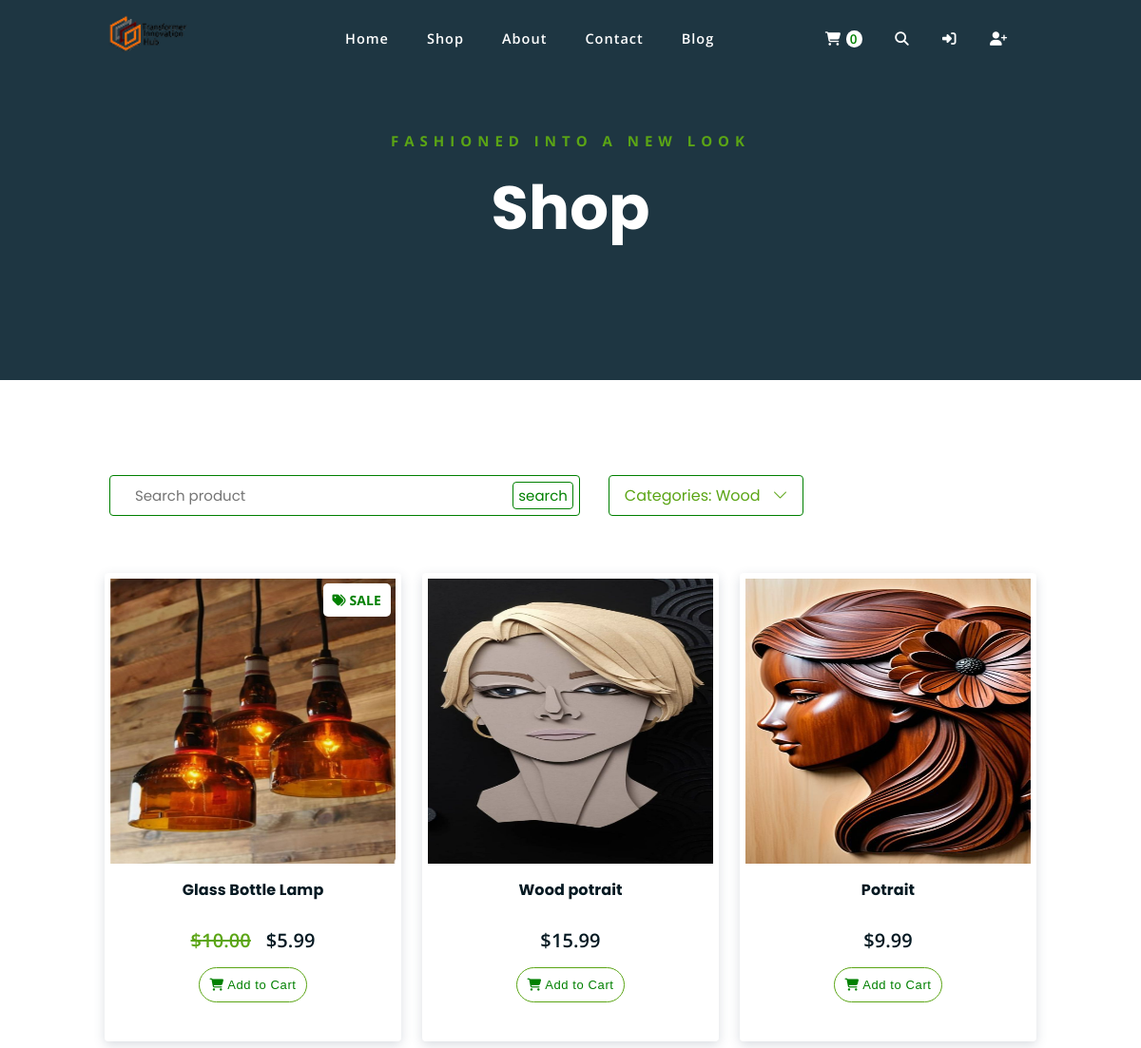
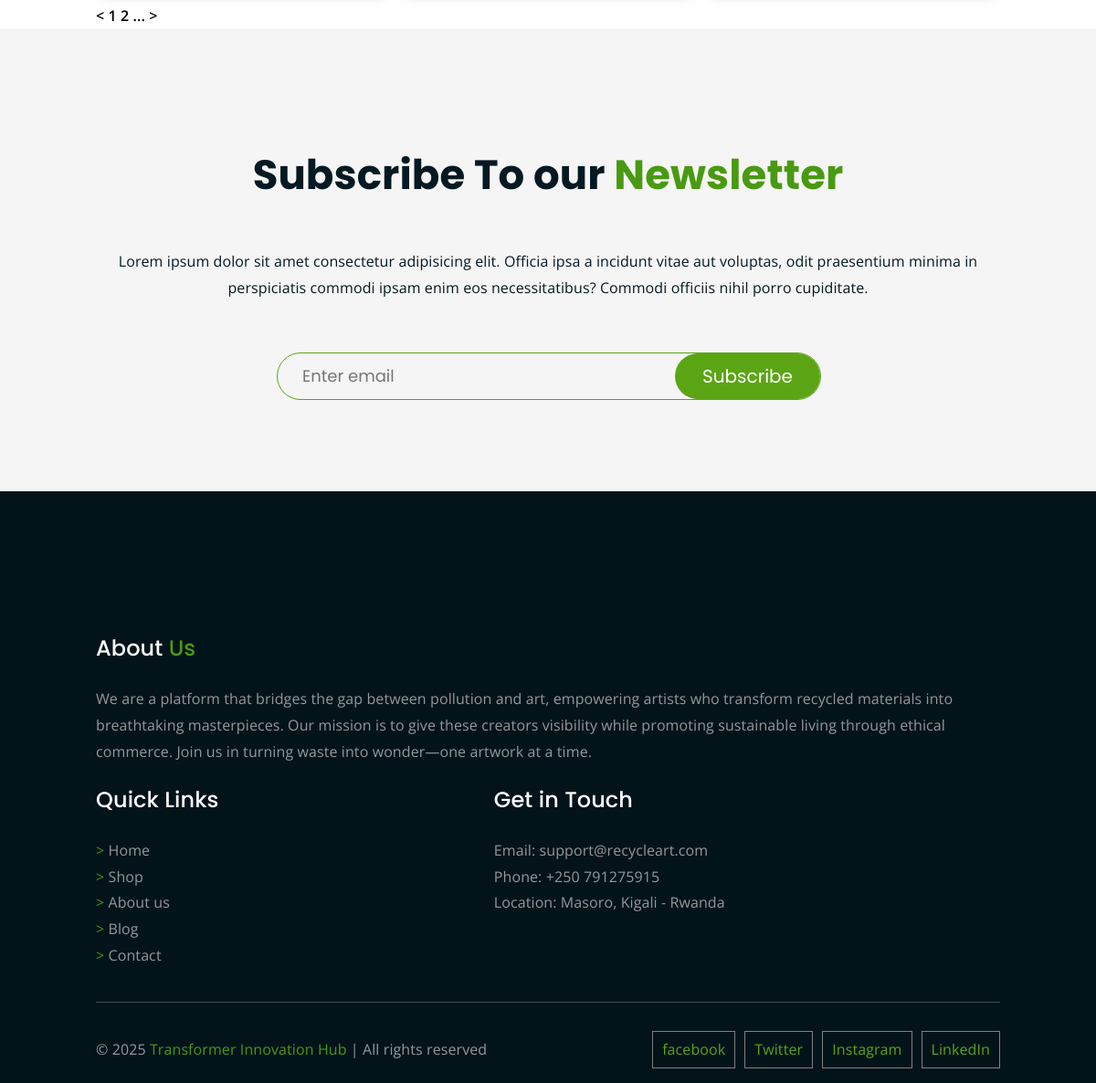
Screenshot of /category/Wood with the database file from the repository (2 pictures, top to bottom).
### webstore/models.py (models this page shows, shortened)
class Category(models.Model):
    name = models.CharField(max_length=50)
    def __str__(self):
        return self.name
    class Meta:
        verbose_name_plural = "categories"

class Product(models.Model):
    name = models.CharField(max_length=50)
    price = models.DecimalField(default=0, decimal_places=2, max_digits=6)
    category = models.ForeignKey(Category, on_delete=models.CASCADE, default=1)
    description = models.CharField(max_length=240, blank=True, default="", null=True)
    image = models.ImageField(upload_to="uploads/product")
    is_sale = models.BooleanField(default=False)
    sale_price = models.DecimalField(default=0, decimal_places=2, max_digits=6)

### webstore/views.py (the view)
# urls.py: path("category/<str:ctgry>", views.category, name="category"),
def category(request, ctgry):
    print('The category is', ctgry)
    category = Category.objects.get(name=ctgry)
    products = Product.objects.filter(category=category)
    return render(request, "shop.html", {"products": products, "category": category})

### cart/cart.py (called while the page is built)
    def __len__(self):
        return len(self.cart)

### cart/context_processors.py (called while the page is built)
def cart(request):
    return {"cart": Cart(request)}

### webstore/templates/shop.html (shortened to what this page needs)
{% extends 'layout.html' %} {% block title %}Shop - Innovation Hub{% endblock %}
{% block page_head %}
    <p class="subtitle">FASHIONED INTO A NEW LOOK</p>
    <h1>Shop</h1>
{% endblock %}
{% block page_content %}
<div class="search-filters">
  <div class="container">
    <div class="row search-row">
      <div class="search">
        <form action="">
          <input type="text" name="" id="" placeholder="Search product" />
          <input type="submit" name="" id="search-btn" value="search" />
        </form>
      </div>
      <div class="dropdown">
        {% if category %}
          <button class="dropbtn">Categories: {{ category }} &nbsp; <i class="bi bi-chevron-down"></i></button>
        {% else %}
          <button class="dropbtn">Categories: All &nbsp; <i class="bi bi-chevron-down"></i></button>
        {% endif %}
      </div>
    </div>
  </div>
</div>
    <div class="product-display">
        <div class="container">
            <div class="row">
                <div class="products-view">
                    {% for item in products %}
                        {% if item.is_sale %}
                            <div class="shop-product-item">
                              <a href="{% url 'webstore:product' item.id %}" class="shop-product-itm-ln">
                                <div class="shop-product-img">
                                    <span class="sale-badge"><i class="fas fa-tags"></i> Sale</span>
                                    <img src="{{ item.image.url }}" alt="">
                                </div>
                              </a>
                              <div class="shop-product-meta">
                                  <h4>{{ item.name }}</h4>
                                  <p class="product-price">
                                      <strike style="color: #5ba515;">${{ item.price }}</strike>
                                      &nbsp;
                                      ${{ item.sale_price }}
                                  </p>
                                  <button type="button" value="{{ item.id }}" class="add-to-cart" id="add-to-cart"><i class="fas fa-shopping-cart"></i> Add to Cart</button>
                              </div>
                            </div>
                        {% else %}
                            <div class="shop-product-item">
                              <a href="{% url 'webstore:product' item.id %}" class="shop-product-itm-ln">
                                <div class="shop-product-img">
                                    <img src="{{ item.image.url }}" alt="">
                                </div>
                              </a>
                              <div class="shop-product-meta">
                                  <h4>{{ item.name }}</h4>
                                  <p class="product-price">${{ item.price }}</p>
                                  <button type="button" value="{{ item.id }}" class="add-to-cart" id="add-to-cart"><i class="fas fa-shopping-cart"></i> Add to Cart</button>
                              </div>
                            </div>
                        {% endif %}
                    {% endfor %}
                </div>
            </div>
        </div>
    </div>
<div class="pages-change">
  <div class="container">
    <div class="row">
      <div class="pg-change-icon">
        <a href="#" class="pg-change-link"> < </a>
        <a href="#" class="pg-change-link"> 1 </a>
        <a href="#" class="pg-change-link"> 2 </a>
        <a href="#" class="pg-change-link"> ... </a>
        <a href="#" class="pg-change-link"> > </a>
      </div>
    </div>
  </div>
</div>
{% endblock %}

### webstore/static/styles/all.css (style rules this page uses)
body { font-family: "Open Sans", sans-serif; font-size: 1rem; letter-spacing: 0.1px; line-height: 1.8; margin: 0; padding: 0; }
h1, .h1, h2, .h2, h3, .h3, h4, .h4, h5, .h5, h6, .h6 { font-family: "Poppins", sans-serif; font-weight: 700; margin: 0 0 1.25rem 0; color: #051922; }
span { color: #499a12; }
.row { display: flex; flex-wrap: wrap; margin-left: -15px; margin-right: -15px; }
@media (min-width: 992px) { .container { max-width: 960px; } }
.container { margin-left: auto; margin-right: auto; width: 100%; padding-left: 15px; padding-right: 15px; }
a { text-decoration: none; color: black; font-weight: 600; }
p { font-family: "Open Sans", sans-serif; font-weight: 400; font-size: 1rem; letter-spacing: 0.1px; line-height: 1.8; color: #051922; }

### webstore/static/styles/shop.css (style rules this page uses)
.search-row { align-items: center; }
.search-filters .search { margin: 100px 20px 50px 10px; border: 1px solid green; padding: 1px 1px; border-radius: 4px; color: #03131A; }
.search input { font-size: 15px; font-family: 'Poppins'; padding: 8px 100px 8px 25px; border: 0; outline: none; }
#search-btn { display: inline-block; background-color: white; color: green; padding: 2px 5px 2px 5px; border: 1px solid green; margin-right: 5px; border-radius: 4px; }
.products-view { width: 100%; display: flex; flex-wrap: wrap; justify-content: space-between; }
.shop-product-item { border-radius: 4px; border: 1px solid rgb(255, 255, 255); box-shadow: 0px 4px 12px rgba(75, 90, 113, 0.2); margin: 10px 5px; padding: 0px 0px 40px 0px; transition: 0.3s ease-in-out; }
.shop-product-itm-ln { display: block; }
.shop-product-item { text-align: center; }
.shop-product-item p { margin: 0px auto; }
.shop-product-item img { width: 300px; height: 300px; padding: 5px; border-radius: 5px; }
.product-price { font-size: 20px; font-weight: 600; padding-bottom: 10px; }
button.add-to-cart { font-weight: 500; font-size: 13px; border: 1px solid #5ba515; background-color: white; color: green; padding: 10px 10px; letter-spacing: 0.6px; border-radius: 50px; }
.sale-badge { background: #ffffff; position: absolute; top: 10px; right: 10px; color: green; font-size: 14px; font-weight: bold; padding: 5px 10px; border-radius: 5px; text-transform: uppercase; box-shadow: 0 2px 4px rgba(0, 0, 0, 0.2); z-index: 10; opacity: 1; }
.sale-badge i { font-size: 14px; }
.shop-product-img { position: relative; }
.dropdown { position: relative; display: inline-block; margin: 100px 20px 50px 10px; border: 1px solid green; padding: 1px 1px; border-radius: 4px; }
.dropbtn { background-color: white; font-family: 'Poppins'; color: #5ba515; padding: 7px 15px; font-size: 16px; border: none; cursor: pointer; border-radius: 5px; }

### webstore/static/styles/layout-styles.css (style rules this page uses)
.hero-text h1 { font-size: 64px; font-weight: 700; line-height: 1.3; color: white; }
.hero-text p.subtitle { color: #5ba515; font-weight: 700; font-size: 15px; letter-spacing: 6px; line-height: 1.8; }

### rows the page displays
Category: name "Wood"
Product: image (picture), name "Glass Bottle Lamp", price "10.00", sale_price "5.99", {{ item.id }} 1 (drawn)
Product: image (picture), name "Wood potrait", price "15.99", {{ item.id }} 2 (drawn)
Product: image (picture), name "Potrait", price "9.99", {{ item.id }} 7 (drawn)

### other values shown
{{ cart|length }} "0"
